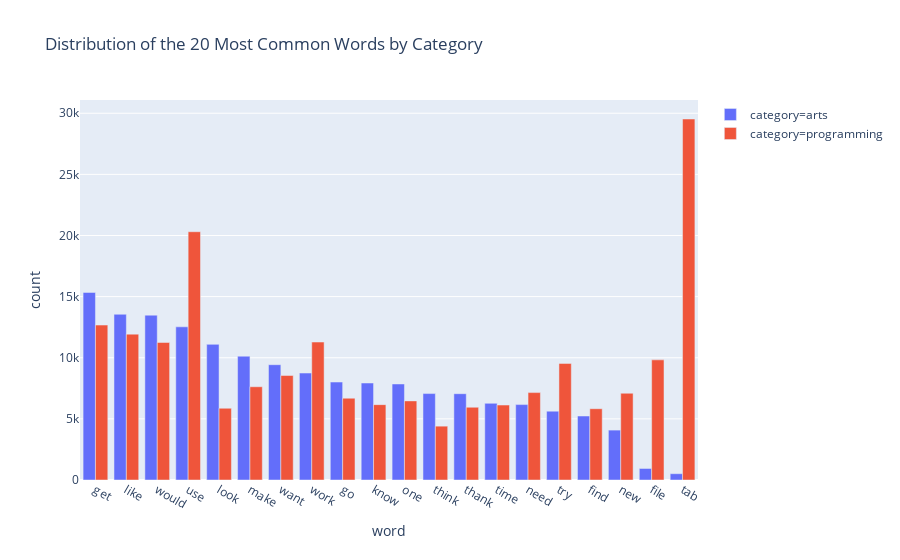

The notebook cell this image was saved under:
### Code cell
fig = px.bar(top20both, x="word", y="count", 
             color="category", barmode="group", 
             title='Distribution of the 20 Most Common Words by Category')
fig.show()

### Figure 1 — Plotly figure (JSON) as saved in the notebook; plotly's stock layout.template omitted (floating-point values rounded to 4 significant figures)
{"data": [{"alignmentgroup": "True", "hoverlabel": {"namelength": 0}, "hovertemplate": "category=arts<br>word=%{x}<br>count=%{y}", "legendgroup": "category=arts", "marker": {"color": "#636efa"}, "name": "category=arts", "offsetgroup": "category=arts", "orientation": "v", "showlegend": true, "textposition": "auto", "type": "bar", "x": ["get", "like", "would", "use", "look", "make", "want", "work", "go", "know", "one", "think", "thank", "time", "need", "try", "find", "new", "file", "tab"], "xaxis": "x", "y": [15343, 13556, 13483, 12530, 11096, 10128, 9431, 8748, 8011, 7934, 7854, 7070, 7060, 6272, 6169, 5632, 5234, 4082, 943, 515], "yaxis": "y"}, {"alignmentgroup": "True", "hoverlabel": {"namelength": 0}, "hovertemplate": "category=programming<br>word=%{x}<br>count=%{y}", "legendgroup": "category=programming", "marker": {"color": "#EF553B"}, "name": "category=programming", "offsetgroup": "category=programming", "orientation": "v", "showlegend": true, "textposition": "auto", "type": "bar", "x": ["tab", "use", "get", "like", "work", "would", "file", "try", "want", "make", "need", "new", "go", "one", "know", "time", "thank", "look", "find", "think"], "xaxis": "x", "y": [29529, 20309, 12673, 11932, 11285, 11250, 9826, 9537, 8546, 7628, 7150, 7095, 6692, 6470, 6164, 6131, 5950, 5869, 5831, 4404], "yaxis": "y"}], "layout": {"barmode": "group", "legend": {"tracegroupgap": 0}, "title": {"text": "Distribution of the 20 Most Common Words by Category"}, "xaxis": {"anchor": "y", "domain": [0, 1], "title": {"text": "word"}}, "yaxis": {"anchor": "x", "domain": [0, 1], "title": {"text": "count"}}}}
